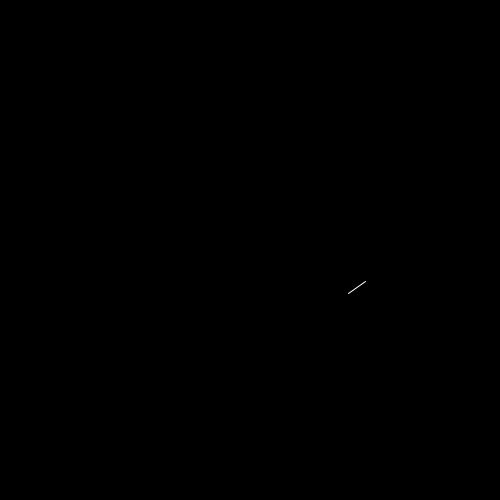
Frame 1 (no input)
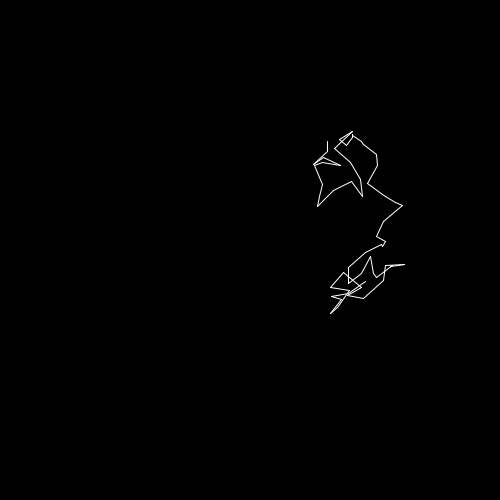
Frame 60 (the mouse pressed at the canvas centre just before this capture)
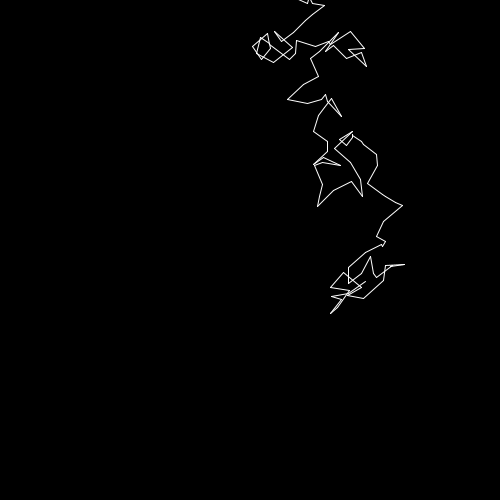
Frame 120 (the mouse held since frame 60 and released just before this capture)

The Processing sketch that drew these frames (run headless with seeded random() and noise(); from frame 60 on, the mouse is pressed at the canvas centre):

// Processing sketch: random_walk_00
// ── random_walk_00.pde
float x; 
float y; 

void setup() {
 size(500,500);
 background(0);
 stroke(255);
 randomSeed(3);
 x=random(width); 
 y=random(height);
}

void draw() {
 
float left = -20;
float right = 20;
float bottom = -20;
float top = 20;
  
float xnew = x+random(left, right) ;
float ynew = y+random(bottom, top) ;
  
 line(x,y,xnew,ynew);
 x=xnew;
 y=ynew;
}
